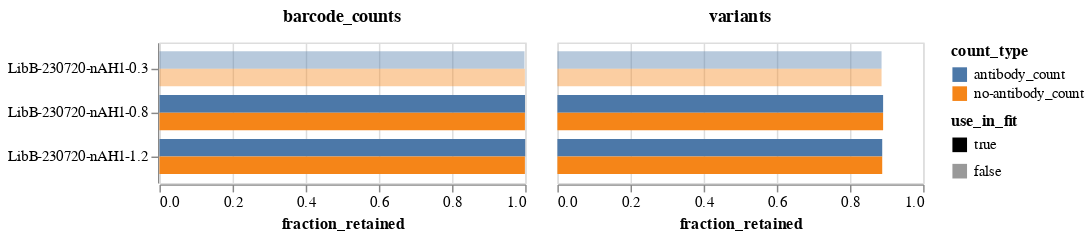

Write notebook code for a chart like this one.
### Markdown cell above
Plot the fraction of all barcode counts and the fraction of all variants that are retained.
We typically retain a higher fraction of barcode counts than variants, since the barcode counts are asymmetrically distributed toward some variants, which are more likely to be retained.

### Code cell
frac_retained = (
    prob_escape.melt(
        id_vars=["sample", "concentration", "use_in_fit", "retain", "barcode"],
        value_vars=["antibody_count", "no-antibody_count"],
        var_name="count_type",
        value_name="count",
    )
    .assign(retained_count=lambda x: x["count"] * x["retain"].astype(int))
    .groupby(["sample", "concentration", "use_in_fit", "count_type"], as_index=False)
    .aggregate(
        counts=pd.NamedAgg("count", "sum"),
        retained_counts=pd.NamedAgg("retained_count", "sum"),
        variants=pd.NamedAgg("barcode", "count"),
        retained_variants=pd.NamedAgg("retain", "sum"),
    )
    .assign(
        barcode_counts=lambda x: x["retained_counts"] / x["counts"],
        variants=lambda x: x["retained_variants"] / x["variants"],
    )
    .melt(
        id_vars=["sample", "concentration", "use_in_fit", "count_type"],
        value_vars=["variants", "barcode_counts"],
        var_name="frac_type",
        value_name="fraction_retained",
    )
)

frac_retained_chart = (
    alt.Chart(frac_retained)
    .encode(
        y=alt.Y("sample", title=None, sort=alt.SortField("concentration")),
        x=alt.X("fraction_retained", scale=alt.Scale(domain=[0, 1])),
        yOffset="count_type",
        color="count_type",
        opacity=alt.Opacity(
            "use_in_fit",
            scale=alt.Scale(domain=[True, False], range=[1, 0.4]),
        ),
        column=alt.Column(
            "frac_type",
            title=None,
            header=alt.Header(labelFontWeight="bold", labelFontSize=12),
        ),
        tooltip=[
            alt.Tooltip(c, format=".3f") if c == "fraction_retained" else c
            for c in frac_retained.columns
        ],
    )
    .mark_bar()
    .properties(height=alt.Step(12), width=250)
)

frac_retained_chart

### Figure 1 — Vega-Lite specification as saved in the notebook (floating-point values rounded to 4 significant figures)
{"config": {"view": {"continuousWidth": 300, "continuousHeight": 300}}, "data": {"name": "data-0c426c407cc637894e199c6675b42805"}, "mark": {"type": "bar"}, "encoding": {"color": {"field": "count_type", "type": "nominal"}, "column": {"field": "frac_type", "header": {"labelFontSize": 12, "labelFontWeight": "bold"}, "title": null, "type": "nominal"}, "opacity": {"field": "use_in_fit", "scale": {"domain": [true, false], "range": [1, 0.4]}, "type": "nominal"}, "tooltip": [{"field": "sample", "type": "nominal"}, {"field": "concentration", "type": "quantitative"}, {"field": "use_in_fit", "type": "nominal"}, {"field": "count_type", "type": "nominal"}, {"field": "frac_type", "type": "nominal"}, {"field": "fraction_retained", "format": ".3f", "type": "quantitative"}], "x": {"field": "fraction_retained", "scale": {"domain": [0, 1]}, "type": "quantitative"}, "y": {"field": "sample", "sort": {"field": "concentration"}, "title": null, "type": "nominal"}, "yOffset": {"field": "count_type", "type": "nominal"}}, "height": {"step": 12}, "width": 250, "$schema": "https://vega.github.io/schema/vega-lite/v5.8.0.json", "datasets": {"data-0c426c407cc637894e199c6675b42805": [{"sample": "LibB-230720-nAH1-0.3", "concentration": 0.3, "use_in_fit": false, "count_type": "antibody_count", "frac_type": "variants", "fraction_retained": 0.8863}, {"sample": "LibB-230720-nAH1-0.3", "concentration": 0.3, "use_in_fit": false, "count_type": "no-antibody_count", "frac_type": "variants", "fraction_retained": 0.8863}, {"sample": "LibB-230720-nAH1-0.8", "concentration": 0.8, "use_in_fit": true, "count_type": "antibody_count", "frac_type": "variants", "fraction_retained": 0.8905}, {"sample": "LibB-230720-nAH1-0.8", "concentration": 0.8, "use_in_fit": true, "count_type": "no-antibody_count", "frac_type": "variants", "fraction_retained": 0.8905}, {"sample": "LibB-230720-nAH1-1.2", "concentration": 1.2, "use_in_fit": true, "count_type": "antibody_count", "frac_type": "variants", "fraction_retained": 0.8881}, {"sample": "LibB-230720-nAH1-1.2", "concentration": 1.2, "use_in_fit": true, "count_type": "no-antibody_count", "frac_type": "variants", "fraction_retained": 0.8881}, {"sample": "LibB-230720-nAH1-0.3", "concentration": 0.3, "use_in_fit": false, "count_type": "antibody_count", "frac_type": "barcode_counts", "fraction_retained": 0.998}, {"sample": "LibB-230720-nAH1-0.3", "concentration": 0.3, "use_in_fit": false, "count_type": "no-antibody_count", "frac_type": "barcode_counts", "fraction_retained": 0.9991}, {"sample": "LibB-230720-nAH1-0.8", "concentration": 0.8, "use_in_fit": true, "count_type": "antibody_count", "frac_type": "barcode_counts", "fraction_retained": 0.9994}, {"sample": "LibB-230720-nAH1-0.8", "concentration": 0.8, "use_in_fit": true, "count_type": "no-antibody_count", "frac_type": "barcode_counts", "fraction_retained": 0.9992}, {"sample": "LibB-230720-nAH1-1.2", "concentration": 1.2, "use_in_fit": true, "count_type": "antibody_count", "frac_type": "barcode_counts", "fraction_retained": 0.9999}, {"sample": "LibB-230720-nAH1-1.2", "concentration": 1.2, "use_in_fit": true, "count_type": "no-antibody_count", "frac_type": "barcode_counts", "fraction_retained": 0.9991}]}}
